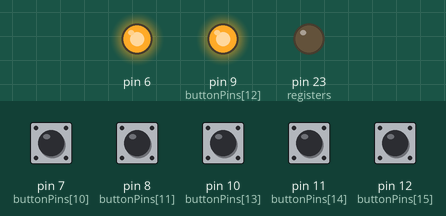
Bench run of a sketch on a simulated Arduino Leonardo, built with avr-gcc and run on an emulated ATmega32U4. On the bench: output pins drawn as LEDs (lit = HIGH). The inputs (shaded band) are chosen by the test bench; at power-on: pin 7 (buttonPins[10]), pin 8 (buttonPins[11]), pin 10 (buttonPins[13]), pin 11 (buttonPins[14]), pin 12 (buttonPins[15]) HIGH.

Above: at 0.1 s.
Timing chart, 0 to 1.6 s (numbered marks = the images above):
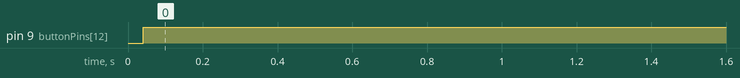

The sketch:

MegaButtons_MIDI_Due_Stable.ino
```cpp
#include <MIDIUSB.h>

// Количество кнопок
const int N_BUTTONS = 16;
// MIDI канал (1-16)
const int MIDI_CHANNEL = 1;

// Задержка для антидребезга в миллисекундах
const unsigned long DEBOUNCE_DELAY = 50;
// Массивы для хранения времени последнего действия кнопки
unsigned long lastDebounceTime[N_BUTTONS];
bool lastButtonState[N_BUTTONS] = {HIGH};

// Пины, к которым подключены кнопки
int buttonPins[N_BUTTONS] = {52, 44, 48, 46, 42, 40, 38, 36, 37, 32, 7, 8, 9, 10, 11, 12};

// Структура для хранения данных сдвигового регистра
struct ShiftRegister {
  int clockPin;
  int dataPin;
  int latchPin;
  bool ledStates[N_BUTTONS / 2];
};

// Инициализация сдвиговых регистров
ShiftRegister registers[2] = {
  {49, 53, 51, {0}},
  {27, 23, 25, {0}}
};

// Функция отправки данных в сдвиговый регистр
void updateShiftRegister(ShiftRegister &reg) {
  digitalWrite(reg.latchPin, LOW);
  for (int i = N_BUTTONS / 2 - 1; i >= 0; i--) {
    digitalWrite(reg.clockPin, LOW);
    digitalWrite(reg.dataPin, reg.ledStates[i]);
    digitalWrite(reg.clockPin, HIGH);
  }
  digitalWrite(reg.latchPin, HIGH);
}

void handleNoteOn(byte channel, byte pitch, byte velocity) {
  if (channel == MIDI_CHANNEL - 1) {
    for (int i = 0; i < N_BUTTONS; i++) {
      if (pitch == i) {
        int regIndex = i / (N_BUTTONS / 2);
        int ledIndex = i % (N_BUTTONS / 2);
        registers[regIndex].ledStates[ledIndex] = true;
        updateShiftRegister(registers[regIndex]);
        break;
      }
    }
  }
}

void handleNoteOff(byte channel, byte pitch, byte velocity) {
  if (channel == MIDI_CHANNEL - 1) {
    for (int i = 0; i < N_BUTTONS; i++) {
      if (pitch == i) {
        int regIndex = i / (N_BUTTONS / 2);
        int ledIndex = i % (N_BUTTONS / 2);
        registers[regIndex].ledStates[ledIndex] = false;
        updateShiftRegister(registers[regIndex]);
        break;
      }
    }
  }
}

void setup() {
  // Настройка кнопок и инициализация lastDebounceTime
  for (int i = 0; i < N_BUTTONS; i++) {
    pinMode(buttonPins[i], INPUT_PULLUP);
    lastDebounceTime[i] = 0;
  }

  // Настройка сдвиговых регистров
  for (int i = 0; i < 2; i++) {
    pinMode(registers[i].clockPin, OUTPUT);
    pinMode(registers[i].dataPin, OUTPUT);
    pinMode(registers[i].latchPin, OUTPUT);
  }

  // Изначально все светодиоды выключены
  for (int i = 0; i < 2; i++) {
    updateShiftRegister(registers[i]);
  }
}

void loop() {
  // Обработка входящих USB MIDI сообщений
  midiEventPacket_t rx;
  do {
    rx = MidiUSB.read();
    if (rx.header != 0) {
      if (rx.header == 0x9) {
        handleNoteOn(rx.byte1 & 0xF, rx.byte2, rx.byte3);
      }
      else if (rx.header == 0x8) {
        handleNoteOff(rx.byte1 & 0xF, rx.byte2, rx.byte3);
      }
    }
  } while (rx.header != 0);

  // Обработка состояния кнопок и отправка MIDI сигналов
  for (int i = 0; i < N_BUTTONS; i++) {
    bool currentButtonState = !digitalRead(buttonPins[i]); // состояние кнопки: LOW, если нажата, и HIGH, если не нажата
    unsigned long currentTime = millis();
    // Проверяем, требуется ли обновление состояния в зависимости от времени антидребезга
    if (currentButtonState != lastButtonState[i] && (currentTime - lastDebounceTime[i]) > DEBOUNCE_DELAY) {
      lastDebounceTime[i] = currentTime;
      lastButtonState[i] = currentButtonState;

      if (!currentButtonState) { // Если кнопка нажата (состояние LOW)
        // MIDI Note On
        midiEventPacket_t noteOn = {0x09, 0x90 | (MIDI_CHANNEL - 1), static_cast<byte>(i), 127};
        MidiUSB.sendMIDI(noteOn);
      } else { // Если кнопка отпущена (состояние HIGH)
        // MIDI Note Off
        midiEventPacket_t noteOff = {0x08, 0x80 | (MIDI_CHANNEL - 1), static_cast<byte>(i), 0};
        MidiUSB.sendMIDI(noteOff);
      }
      MidiUSB.flush();
    }
  }
}
```

Measured:
- by itself, pin 9 (buttonPins[12]): LOW → HIGH at 0.04 s
